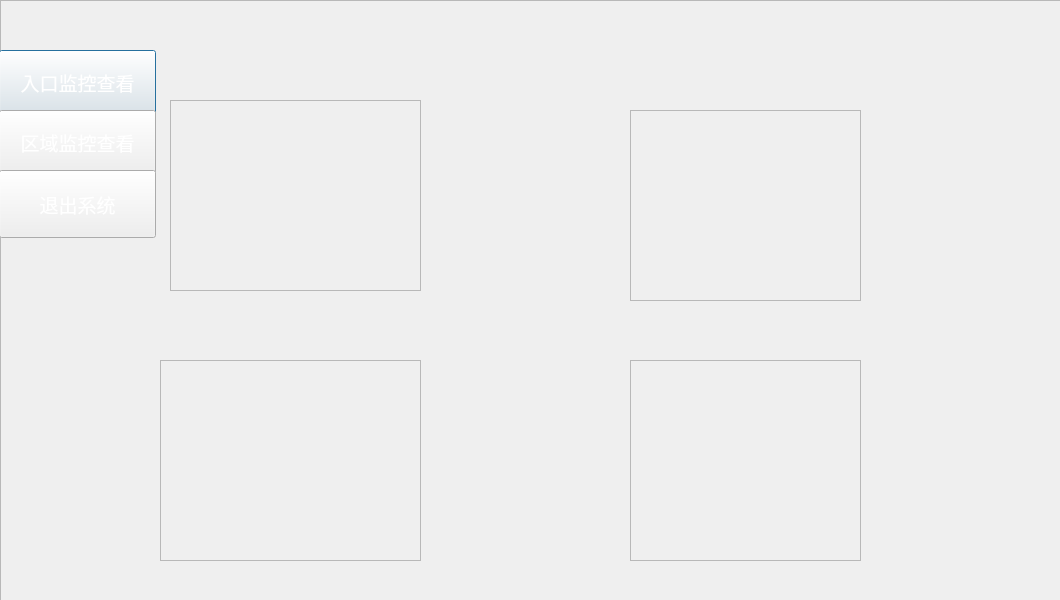
<?xml version="1.0" encoding="UTF-8"?>
<ui version="4.0">
 <class>Dialog</class>
 <widget class="QDialog" name="Dialog">
  <property name="geometry">
   <rect>
    <x>0</x>
    <y>0</y>
    <width>1060</width>
    <height>600</height>
   </rect>
  </property>
  <property name="windowTitle">
   <string>Dialog</string>
  </property>
  <widget class="QFrame" name="frame">
   <property name="geometry">
    <rect>
     <x>0</x>
     <y>0</y>
     <width>1071</width>
     <height>601</height>
    </rect>
   </property>
   <property name="frameShape">
    <enum>QFrame::StyledPanel</enum>
   </property>
   <property name="frameShadow">
    <enum>QFrame::Raised</enum>
   </property>
   <widget class="QLabel" name="label">
    <property name="geometry">
     <rect>
      <x>-1</x>
      <y>0</y>
      <width>1061</width>
      <height>601</height>
     </rect>
    </property>
    <property name="styleSheet">
     <string notr="true">background-image: url(:/area.png);</string>
    </property>
    <property name="text">
     <string/>
    </property>
   </widget>
   <widget class="QPushButton" name="pushButton_15">
    <property name="geometry">
     <rect>
      <x>-1</x>
      <y>50</y>
      <width>157</width>
      <height>65</height>
     </rect>
    </property>
    <property name="font">
     <font>
      <family>Modern</family>
      <pointsize>14</pointsize>
      <weight>9</weight>
      <italic>false</italic>
      <bold>false</bold>
     </font>
    </property>
    <property name="styleSheet">
     <string notr="true">background-image: url(:/first_button.png);
font: 16pt &quot;微软雅黑&quot;;
font: 75 12pt &quot;Cascadia Code&quot;;
font: 75 14pt &quot;Modern&quot;;
color: rgb(255, 255, 255);</string>
    </property>
    <property name="text">
     <string>入口监控查看</string>
    </property>
   </widget>
   <widget class="QPushButton" name="pushButton_16">
    <property name="geometry">
     <rect>
      <x>-1</x>
      <y>110</y>
      <width>157</width>
      <height>65</height>
     </rect>
    </property>
    <property name="font">
     <font>
      <family>Modern</family>
      <pointsize>14</pointsize>
      <weight>9</weight>
      <italic>false</italic>
      <bold>false</bold>
     </font>
    </property>
    <property name="styleSheet">
     <string notr="true">background-image: url(:/first_button.png);
font: 16pt &quot;微软雅黑&quot;;
font: 75 12pt &quot;Cascadia Code&quot;;
font: 75 14pt &quot;Modern&quot;;
color: rgb(255, 255, 255);</string>
    </property>
    <property name="text">
     <string>区域监控查看</string>
    </property>
   </widget>
   <widget class="QPushButton" name="pushButton_17">
    <property name="geometry">
     <rect>
      <x>-1</x>
      <y>170</y>
      <width>157</width>
      <height>68</height>
     </rect>
    </property>
    <property name="font">
     <font>
      <family>Modern</family>
      <pointsize>14</pointsize>
      <weight>9</weight>
      <italic>false</italic>
      <bold>false</bold>
     </font>
    </property>
    <property name="styleSheet">
     <string notr="true">background-image: url(:/first_button.png);
font: 16pt &quot;微软雅黑&quot;;
font: 75 12pt &quot;Cascadia Code&quot;;
font: 75 14pt &quot;Modern&quot;;
color: rgb(255, 255, 255);</string>
    </property>
    <property name="text">
     <string>退出系统</string>
    </property>
   </widget>
   <widget class="QFrame" name="frame1">
    <property name="geometry">
     <rect>
      <x>170</x>
      <y>100</y>
      <width>251</width>
      <height>191</height>
     </rect>
    </property>
    <property name="frameShape">
     <enum>QFrame::StyledPanel</enum>
    </property>
    <property name="frameShadow">
     <enum>QFrame::Raised</enum>
    </property>
    <widget class="QLabel" name="label1">
     <property name="geometry">
      <rect>
       <x>0</x>
       <y>0</y>
       <width>251</width>
       <height>191</height>
      </rect>
     </property>
     <property name="text">
      <string/>
     </property>
    </widget>
   </widget>
   <widget class="QFrame" name="frame2">
    <property name="geometry">
     <rect>
      <x>630</x>
      <y>110</y>
      <width>231</width>
      <height>191</height>
     </rect>
    </property>
    <property name="frameShape">
     <enum>QFrame::StyledPanel</enum>
    </property>
    <property name="frameShadow">
     <enum>QFrame::Raised</enum>
    </property>
    <widget class="QLabel" name="label2">
     <property name="geometry">
      <rect>
       <x>20</x>
       <y>0</y>
       <width>231</width>
       <height>191</height>
      </rect>
     </property>
     <property name="text">
      <string/>
     </property>
    </widget>
   </widget>
   <widget class="QFrame" name="frame3">
    <property name="geometry">
     <rect>
      <x>160</x>
      <y>360</y>
      <width>261</width>
      <height>201</height>
     </rect>
    </property>
    <property name="frameShape">
     <enum>QFrame::StyledPanel</enum>
    </property>
    <property name="frameShadow">
     <enum>QFrame::Raised</enum>
    </property>
    <widget class="QLabel" name="label3">
     <property name="geometry">
      <rect>
       <x>0</x>
       <y>0</y>
       <width>261</width>
       <height>201</height>
      </rect>
     </property>
     <property name="text">
      <string/>
     </property>
    </widget>
   </widget>
   <widget class="QFrame" name="frame_4">
    <property name="geometry">
     <rect>
      <x>630</x>
      <y>360</y>
      <width>231</width>
      <height>201</height>
     </rect>
    </property>
    <property name="frameShape">
     <enum>QFrame::StyledPanel</enum>
    </property>
    <property name="frameShadow">
     <enum>QFrame::Raised</enum>
    </property>
    <widget class="QLabel" name="label4">
     <property name="geometry">
      <rect>
       <x>20</x>
       <y>0</y>
       <width>231</width>
       <height>201</height>
      </rect>
     </property>
     <property name="text">
      <string/>
     </property>
    </widget>
   </widget>
   <widget class="QLabel" name="label_1">
    <property name="geometry">
     <rect>
      <x>580</x>
      <y>150</y>
      <width>72</width>
      <height>15</height>
     </rect>
    </property>
    <property name="text">
     <string/>
    </property>
   </widget>
   <widget class="QLabel" name="label_2">
    <property name="geometry">
     <rect>
      <x>520</x>
      <y>200</y>
      <width>72</width>
      <height>15</height>
     </rect>
    </property>
    <property name="text">
     <string/>
    </property>
   </widget>
   <widget class="QLabel" name="label_4">
    <property name="geometry">
     <rect>
      <x>1020</x>
      <y>150</y>
      <width>72</width>
      <height>15</height>
     </rect>
    </property>
    <property name="text">
     <string/>
    </property>
   </widget>
   <widget class="QLabel" name="label_5">
    <property name="geometry">
     <rect>
      <x>960</x>
      <y>200</y>
      <width>72</width>
      <height>15</height>
     </rect>
    </property>
    <property name="text">
     <string/>
    </property>
   </widget>
   <widget class="QLabel" name="label_6">
    <property name="geometry">
     <rect>
      <x>580</x>
      <y>410</y>
      <width>72</width>
      <height>15</height>
     </rect>
    </property>
    <property name="text">
     <string/>
    </property>
   </widget>
   <widget class="QLabel" name="label_7">
    <property name="geometry">
     <rect>
      <x>520</x>
      <y>460</y>
      <width>72</width>
      <height>15</height>
     </rect>
    </property>
    <property name="text">
     <string/>
    </property>
   </widget>
   <widget class="QLabel" name="label_8">
    <property name="geometry">
     <rect>
      <x>1020</x>
      <y>410</y>
      <width>72</width>
      <height>15</height>
     </rect>
    </property>
    <property name="text">
     <string/>
    </property>
   </widget>
   <widget class="QLabel" name="label_9">
    <property name="geometry">
     <rect>
      <x>960</x>
      <y>460</y>
      <width>72</width>
      <height>15</height>
     </rect>
    </property>
    <property name="text">
     <string/>
    </property>
   </widget>
  </widget>
 </widget>
 <resources>
  <include location="../data/a.qrc"/>
 </resources>
 <connections>
  <connection>
   <sender>pushButton_15</sender>
   <signal>clicked()</signal>
   <receiver>Dialog</receiver>
   <slot>goenter()</slot>
   <hints>
    <hint type="sourcelabel">
     <x>77</x>
     <y>82</y>
    </hint>
    <hint type="destinationlabel">
     <x>529</x>
     <y>299</y>
    </hint>
   </hints>
  </connection>
  <connection>
   <sender>pushButton_17</sender>
   <signal>clicked()</signal>
   <receiver>Dialog</receiver>
   <slot>gofirst()</slot>
   <hints>
    <hint type="sourcelabel">
     <x>77</x>
     <y>203</y>
    </hint>
    <hint type="destinationlabel">
     <x>529</x>
     <y>299</y>
    </hint>
   </hints>
  </connection>
 </connections>
 <slots>
  <slot>goenter()</slot>
  <slot>gofirst()</slot>
 </slots>
</ui>
